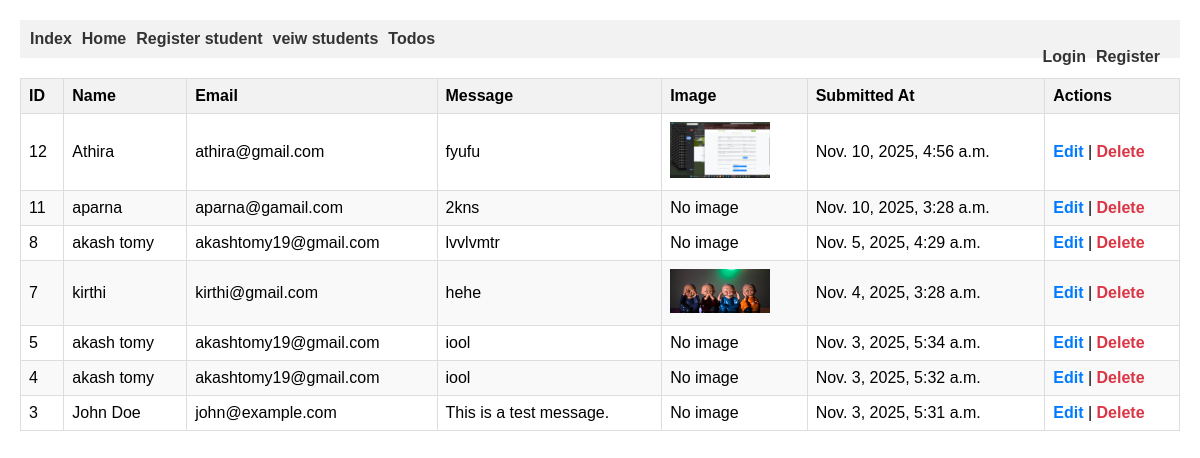
Screenshot of /messages/ with the database file from the repository.
### akash/models.py (models this page shows, shortened)
class contactMessage(models.Model):
    name = models.CharField(max_length=100)
    email = models.EmailField()
    message = models.TextField()
    image = models.ImageField(upload_to=' contact_images/', blank=True, null=True)
    submitted_at = models.DateTimeField(auto_now_add=True)

### akash/views.py (the view)
# urls.py: path('messages/', views.messages_view, name='messages'),
def messages_view(request):
    messages = contactMessage.objects.all().order_by('-submitted_at')
    return render(request, 'messages.html', {'messages': messages})

### akash/templates/messages.html (shortened to what this page needs)
<!DOCTYPE html>
<html lang="en">
<head>
</head>
<body>
    {% include 'nav.html' %}
    {% if messages %}
        <table>
            <thead>
                <tr>
                    <th>ID</th>
                    <th>Name</th>
                    <th>Email</th>
                    <th>Message</th>
                    <th>Image</th>
                    <th>Submitted At</th>
                    <th>Actions</th>
                </tr>
            </thead>
            <tbody>
                {% for message in messages %}
                    <tr>
                        <td>{{ message.id }}</td>
                        <td>{{ message.name }}</td>
                        <td>{{ message.email }}</td>
                        <td>{{ message.message }}</td>
                        <td>
                            {% if message.image %}
                                <img src="{{ message.image.url }}" alt="Uploaded Image">
                            {% else %}
                                No image
                            {% endif %}
                        </td>
                        <td>{{ message.submitted_at }}</td>
                        <td>
                            <a href="{% url 'edit_message' message.id %}" style="color: #007bff; text-decoration: none;">Edit</a> |
                            <a href="{% url 'delete_message' message.id %}" style="color: #dc3545; text-decoration: none;" onclick="return confirm('Are you sure you want to delete this message?')">Delete</a>
                        </td>
                    </tr>
                {% endfor %}
            </tbody>
        </table>
    {% else %}
        <p class="no-messages">No messages have been submitted yet.</p>
    {% endif %}
</body>
</html>

### akash/templates/nav.html (shortened to what this page needs)
<nav>
    <ul>
        <li><a href="/">Index</a></li>
        <li><a href="/home/">Home</a></li>
        <li><a href="/form/">Register student</a></li>
        <li><a href="/messages/">veiw students</a></li>
        <li><a href="/todos/">Todos</a></li>
    </ul>
    <ul style="float:right; list-style:none; margin:0; padding:0;">
        {% if request.user.is_authenticated %}
            <li style="float:left; margin-right:10px;">Hello, {{ request.user.username }}</li>
            <li style="float:left;"><a href="{% url 'logout' %}">Logout</a></li>
        {% else %}
            <li style="float:left; margin-right:10px;"><a href="{% url 'login' %}">Login</a></li>
            <li style="float:left;"><a href="{% url 'register' %}">Register</a></li>
        {% endif %}
    </ul>
</nav>

### akash/templates/messages.html (style rules this page uses)
body { font-family: Arial, sans-serif; max-width: 1200px; margin: 0 auto; padding: 20px; }
table { width: 100%; border-collapse: collapse; margin-top: 20px; }
th, td { border: 1px solid #ddd; padding: 8px; text-align: left; }
th { background-color: #f2f2f2; font-weight: bold; }
tr:nth-child(even) { background-color: #f9f9f9; }
img { max-width: 100px; max-height: 100px; }

### akash/templates/nav.html (style rules this page uses)
nav { background-color: #f2f2f2; padding: 10px; }
ul { list-style-type: none; margin: 0; padding: 0; overflow: hidden; }
li { float: left; margin-right: 10px; }
a { text-decoration: none; color: #333; font-weight: bold; }

### rows the page displays
contactMessage: id "12", name "Athira", email "athira@gmail.com", message "fyufu", image (picture), submitted_at "Nov. 10, 2025, 4:56 a.m."
contactMessage: id "11", name "aparna", email "aparna@gamail.com", message "2kns", image "No image", submitted_at "Nov. 10, 2025, 3:28 a.m."
contactMessage: id "8", name "akash tomy", email "akashtomy19@gmail.com", message "lvvlvmtr", image "No image", submitted_at "Nov. 5, 2025, 4:29 a.m."
contactMessage: id "7", name "kirthi", email "kirthi@gmail.com", message "hehe", image (picture), submitted_at "Nov. 4, 2025, 3:28 a.m."
contactMessage: id "5", name "akash tomy", email "akashtomy19@gmail.com", message "iool", shows "No image", submitted_at "Nov. 3, 2025, 5:34 a.m."
contactMessage: id "4", name "akash tomy", email "akashtomy19@gmail.com", message "iool", shows "No image", submitted_at "Nov. 3, 2025, 5:32 a.m."
contactMessage: id "3", name "John Doe", email "john@example.com", message "This is a test message.", shows "No image", submitted_at "Nov. 3, 2025, 5:31 a.m."
